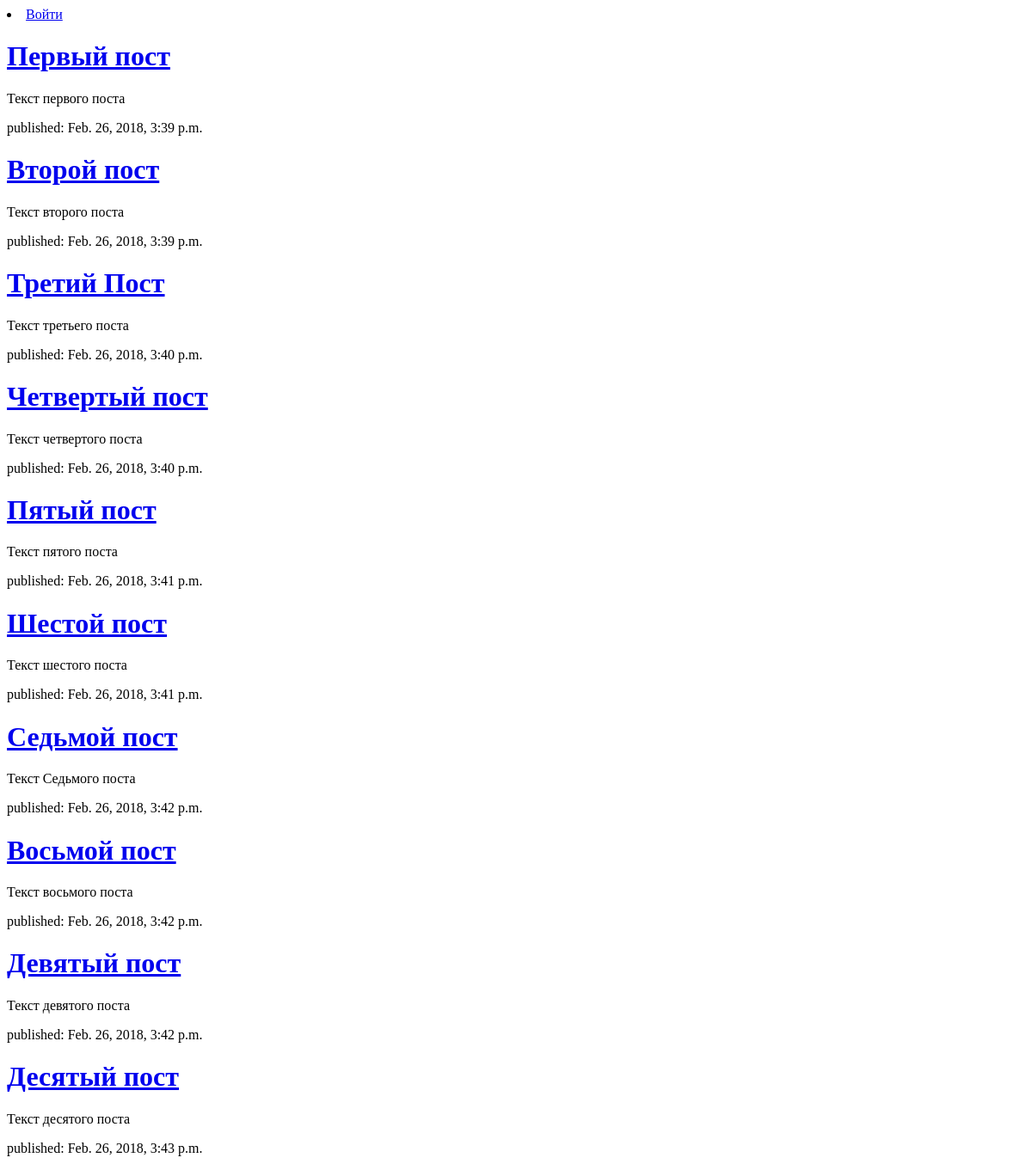
Before: / with the older database file.
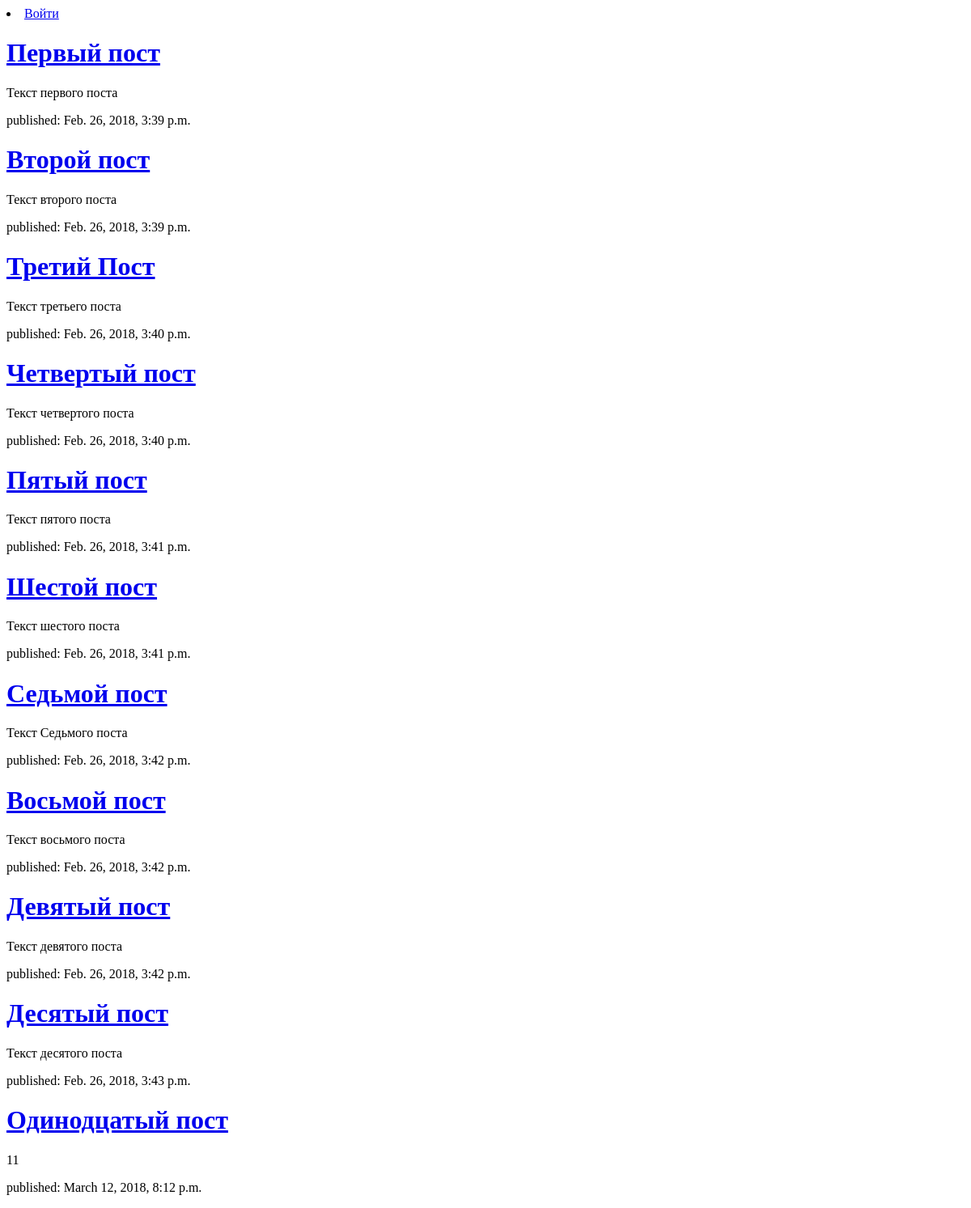
After: the same page with the newer database file.
### polls/models.py (models this page shows, shortened)
class Post(models.Model):
    author = models.ForeignKey('auth.User')
    title = models.CharField(max_length=200)
    text = models.TextField()
    created_date = models.DateTimeField(
            default=timezone.now)
    published_date = models.DateTimeField(
            blank=True, null=True)

### polls/views.py (the view)
# urls.py: url(r'^$', post_list, name='post_list'),
def post_list(request):
    posts = Post.objects.filter(published_date__lte=timezone.now()).order_by('published_date')
    return render(request, 'polls/post_list.html', { 'posts': posts, 'username': auth.get_user(request).username})

### polls/templates/polls/post_list.html (shortened to what this page needs)
{% extends 'polls/post_base.html' %}
{% load el_pagination_tags %}
{% block content %}
<div>
{% for post in posts %}
    <h1><a href="{% url 'post_details' pk=post.pk %}">{{ post.title }}</a></h1>
</div>
<div>
  <p>{{ post.text|linebreaksbr }}</p>
  <p>published: {{ post.published_date }}</p>
{% endfor %}
{% endblock %}

### polls/templates/polls/post_base.html (shortened to what this page needs)
<html>
    <head>
    </head>
         <body>
           <div>
               {% if username %}
                   <li><a href="/auth/logout/">Выйти ({{ username }})</a></li>
               {% else %}
                   <li><a href="/auth/login/">Войти</a></li>
               {% endif %}
           </div>
           <div>
               {% block content %}
               {% endblock %}
           </div>
         </body>
</html>

Changed rows visible on the page:
added Post: title "Одинодцатый пост", text "11", published_date "March 12, 2018, 8:12 p.m."
